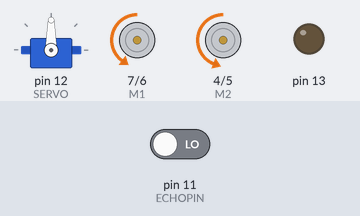
Recording of a sketch running on a simulated Arduino Uno, built with avr-gcc and run on an emulated ATmega328P. Shown: servo, direction and speed pins drawn as motors (green arrow = direction pin HIGH = forward, orange = LOW = backward, longer = more drive), output pins drawn as LEDs (lit = HIGH). Inputs (shaded band) come from the test bench; at power-on: pin 11 (ECHOPIN) LOW. Random numbers use the default seed unless the sketch sets one.

Above: at 0.1 s.
At 3.6 s:
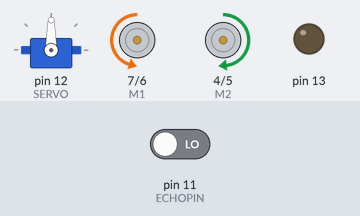
At 16.6 s:
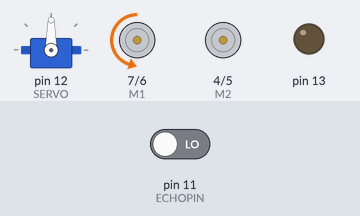
At 36.5 s:
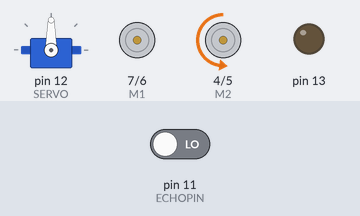
Timing chart, 0 to 40.0 s (numbered marks = the images above):
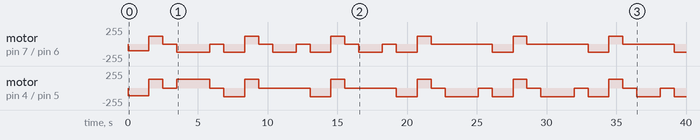

The sketch:

smart_car.ino
```cpp
/** Mr. Jaturong Chaleeyuth
 *  Date : 29 August 2016
**/

# include <Servo.h>

#define ECHOPIN 11        // Pin to receive pulse
#define TRIGPIN 10        // Pin to transmit pulse
#define SERVO 12          // Pin of servo motor

/* motor */
int E1 = 6;
int M1 = 7;   // Left wheel
int E2 = 5;
int M2 = 4;   // Right wheel

Servo myServo;

int detectObject;   // keep a distance value

void setup() {
  Serial.begin(115200);

  pinMode(M1, OUTPUT);
  pinMode(M2, OUTPUT);
  pinMode(13, OUTPUT);
  myServo.attach(SERVO);
}

void loop() {

  initial();
  // Checking distance (cm.)
  detectObject = calculateDistance();

  if(detectObject <= 12) {  // There is obstacle in front of at less than 8 cm. or not?
      backward();
      Break();

      makeDecision(random(1,5));  // Decision that will turn left/right or u-turn left/right.
      Break();
      forward();
  }
  else {
      forward();
  }
}

void initial() {
    myServo.write(90);
    forward();
}

void forward(){
    digitalWrite(M1, LOW);
    digitalWrite(M2, LOW);
    analogWrite(E1, 100); // PWM speed control of left wheel
    analogWrite(E2, 115); // PWM speed control of right wheel
    // Becaus of, speed of both side it's not equal.
    // Serial.println("Forward");
}

void backward(){
    digitalWrite(M1, HIGH);
    digitalWrite(M2, HIGH);
    analogWrite(E1, 120);
    analogWrite(E2, 130);
    delay(1000);
    // Serial.println("Backward");
}

void Break(){
    analogWrite(E1, 0);
    analogWrite(E2, 0);
    delay(1000);
    // Serial.println("Break");
}

void makeDecision(int select){
    switch(select){
      case 1:   // Turn L
           digitalWrite(M1, HIGH);
           digitalWrite(M2, LOW);
           analogWrite(E1, 0);
           analogWrite(E2, 130);
           delay(1675);
          break;
      case 2:   // Turn R
          digitalWrite(M1, LOW);
          digitalWrite(M2, HIGH);
          analogWrite(E1, 120);
          analogWrite(E2, 0);
          delay(1675);
         break;
      case 3:   // U-turn L
           digitalWrite(M1, HIGH);
           digitalWrite(M2, LOW);
           analogWrite(E1, 0);
           analogWrite(E2, 130);
           delay(2375);
          break;
      case 4:   // U-turn R
          digitalWrite(M1, LOW);
          digitalWrite(M2, HIGH);
          analogWrite(E1, 120);
          analogWrite(E2, 130);
          delay(2375);
         break;
    }
}

int calculateDistance() {
    int distance;
    float duration;

    digitalWrite(TRIGPIN, LOW);
    delayMicroseconds(2);
    digitalWrite(TRIGPIN, HIGH);
    delayMicroseconds(10);
    digitalWrite(TRIGPIN, LOW);

    duration = pulseIn(ECHOPIN, HIGH);
    distance = duration * 0.034 / 2;    // unit centimatre
    delay(500);
    return distance;
}
```

Measured:
- by itself, motor on pin 4 (M2) / pin 5 (E2): stopped → backward 115/255 at 0.00 s, → forward 130/255 1.5 s later, → stopped 1.0 s later, → forward 130/255 1.0 s later, … (27 changes in this stretch)
- by itself, motor on pin 7 (M1) / pin 6 (E1): stopped → backward 100/255 at 0.00 s, → forward 120/255 1.5 s later, → stopped 1.0 s later, → backward 120/255 1.0 s later, … (25 changes in this stretch)
